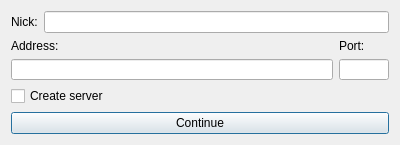
<?xml version="1.0" encoding="UTF-8"?>
<ui version="4.0">
 <class>ModeChooser</class>
 <widget class="QDialog" name="ModeChooser">
  <property name="enabled">
   <bool>true</bool>
  </property>
  <property name="geometry">
   <rect>
    <x>0</x>
    <y>0</y>
    <width>400</width>
    <height>145</height>
   </rect>
  </property>
  <property name="minimumSize">
   <size>
    <width>400</width>
    <height>145</height>
   </size>
  </property>
  <property name="maximumSize">
   <size>
    <width>16777215</width>
    <height>145</height>
   </size>
  </property>
  <property name="windowTitle">
   <string>Log in</string>
  </property>
  <property name="modal">
   <bool>true</bool>
  </property>
  <layout class="QVBoxLayout" name="verticalLayout">
   <item>
    <layout class="QHBoxLayout" name="nicknameLayout">
     <item>
      <widget class="QLabel" name="nicknameLabel">
       <property name="text">
        <string>Nick:</string>
       </property>
       <property name="buddy">
        <cstring>nicknameInput</cstring>
       </property>
      </widget>
     </item>
     <item>
      <widget class="QLineEdit" name="nicknameInput">
       <property name="maxLength">
        <number>32</number>
       </property>
      </widget>
     </item>
    </layout>
   </item>
   <item>
    <layout class="QGridLayout" name="addressLayut">
     <item row="0" column="1">
      <widget class="QLabel" name="portLabel">
       <property name="text">
        <string>Port:</string>
       </property>
       <property name="buddy">
        <cstring>portInput</cstring>
       </property>
      </widget>
     </item>
     <item row="0" column="0">
      <widget class="QLabel" name="addressLabel">
       <property name="text">
        <string>Address:</string>
       </property>
       <property name="buddy">
        <cstring>addressInput</cstring>
       </property>
      </widget>
     </item>
     <item row="1" column="0">
      <widget class="QLineEdit" name="addressInput"/>
     </item>
     <item row="1" column="1">
      <widget class="QLineEdit" name="portInput">
       <property name="sizePolicy">
        <sizepolicy hsizetype="Fixed" vsizetype="Fixed">
         <horstretch>0</horstretch>
         <verstretch>0</verstretch>
        </sizepolicy>
       </property>
       <property name="maximumSize">
        <size>
         <width>50</width>
         <height>16777215</height>
        </size>
       </property>
      </widget>
     </item>
    </layout>
   </item>
   <item>
    <widget class="QCheckBox" name="serverCheckbox">
     <property name="text">
      <string>Create server</string>
     </property>
    </widget>
   </item>
   <item>
    <spacer name="verticalSpacer">
     <property name="orientation">
      <enum>Qt::Vertical</enum>
     </property>
     <property name="sizeHint" stdset="0">
      <size>
       <width>20</width>
       <height>40</height>
      </size>
     </property>
    </spacer>
   </item>
   <item>
    <widget class="QPushButton" name="continueButton">
     <property name="text">
      <string>Continue</string>
     </property>
    </widget>
   </item>
  </layout>
 </widget>
 <tabstops>
  <tabstop>nicknameInput</tabstop>
  <tabstop>addressInput</tabstop>
  <tabstop>portInput</tabstop>
  <tabstop>serverCheckbox</tabstop>
  <tabstop>continueButton</tabstop>
 </tabstops>
 <resources/>
 <connections>
  <connection>
   <sender>serverCheckbox</sender>
   <signal>toggled(bool)</signal>
   <receiver>addressInput</receiver>
   <slot>setDisabled(bool)</slot>
   <hints>
    <hint type="sourcelabel">
     <x>22</x>
     <y>96</y>
    </hint>
    <hint type="destinationlabel">
     <x>26</x>
     <y>71</y>
    </hint>
   </hints>
  </connection>
  <connection>
   <sender>serverCheckbox</sender>
   <signal>toggled(bool)</signal>
   <receiver>addressLabel</receiver>
   <slot>setDisabled(bool)</slot>
   <hints>
    <hint type="sourcelabel">
     <x>56</x>
     <y>92</y>
    </hint>
    <hint type="destinationlabel">
     <x>60</x>
     <y>50</y>
    </hint>
   </hints>
  </connection>
 </connections>
</ui>
